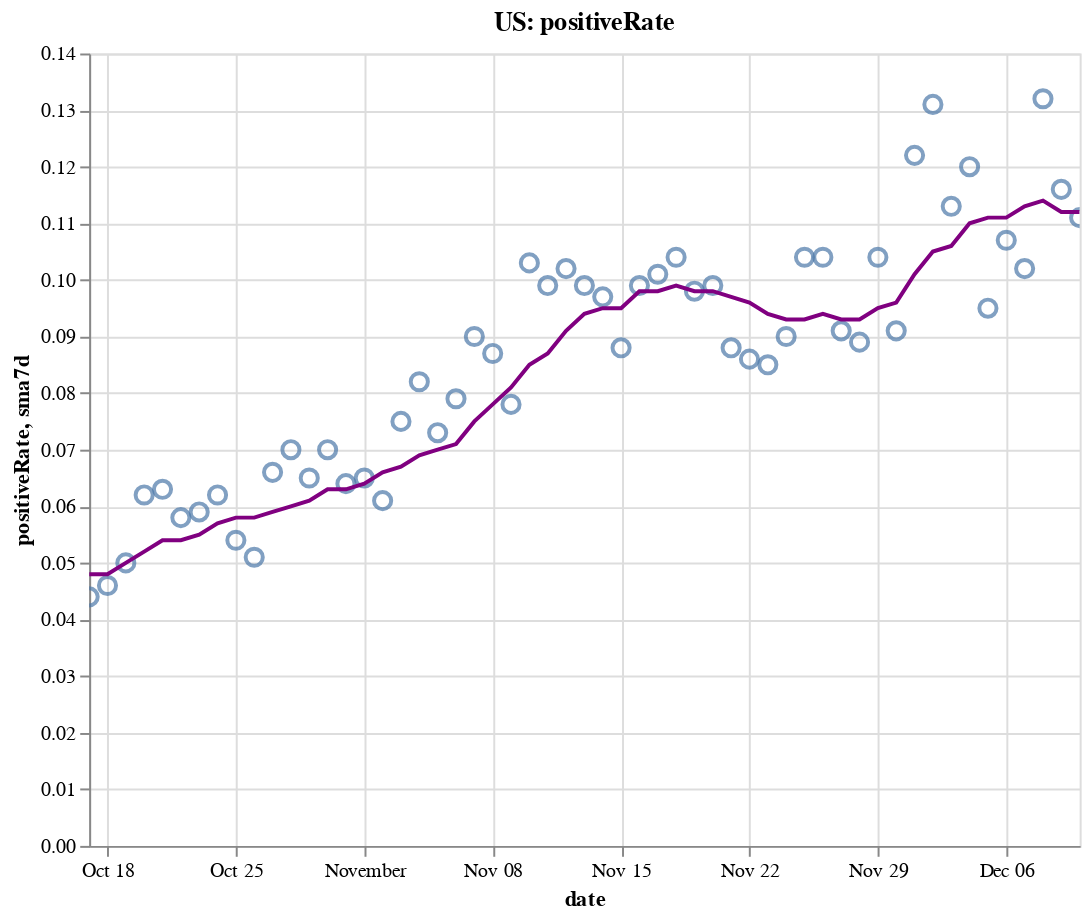

The cell this chart's notebook holds for it:
### Code cell
create_plot(us, 'positiveRate')

### Figure 1 — Vega-Lite specification as saved in the notebook (floating-point values rounded to 4 significant figures)
{"config": {"view": {"continuousWidth": 400, "continuousHeight": 300}}, "layer": [{"layer": [{"mark": {"type": "point", "size": 75}, "encoding": {"tooltip": [{"type": "temporal", "field": "date"}, {"type": "quantitative", "field": "positiveRate"}, {"type": "quantitative", "field": "sma7d"}], "x": {"type": "temporal", "field": "date"}, "y": {"type": "quantitative", "field": "positiveRate"}}, "selection": {"selector004": {"type": "interval", "bind": "scales", "encodings": ["x", "y"]}}}, {"mark": {"type": "line", "color": "purple"}, "encoding": {"x": {"type": "temporal", "field": "date"}, "y": {"type": "quantitative", "field": "sma7d"}}}]}, {"mark": {"type": "rule", "color": "#aaa"}, "encoding": {"x": {"type": "temporal", "field": "date"}}, "transform": [{"filter": {"selection": "selector003"}}]}, {"mark": "circle", "encoding": {"opacity": {"condition": {"value": 1, "selection": "selector003"}, "value": 0}, "tooltip": [{"type": "temporal", "field": "date"}, {"type": "quantitative", "field": "positiveRate"}, {"type": "quantitative", "field": "sma7d"}], "x": {"type": "temporal", "field": "date"}, "y": {"type": "quantitative", "field": "positiveRate"}}, "selection": {"selector003": {"type": "single", "encodings": ["x"], "on": "mouseover", "nearest": true, "empty": "none"}}}, {"mark": {"type": "text", "align": "left", "dx": 5, "dy": -5, "stroke": "white", "strokeWidth": 2}, "encoding": {"text": {"type": "quantitative", "field": "positiveRate"}, "tooltip": [{"type": "temporal", "field": "date"}, {"type": "quantitative", "field": "positiveRate"}, {"type": "quantitative", "field": "sma7d"}], "x": {"type": "temporal", "field": "date"}, "y": {"type": "quantitative", "field": "positiveRate"}}, "transform": [{"filter": {"selection": "selector003"}}]}, {"mark": {"type": "text", "align": "left", "dx": 5, "dy": -5}, "encoding": {"text": {"type": "quantitative", "field": "positiveRate"}, "tooltip": [{"type": "temporal", "field": "date"}, {"type": "quantitative", "field": "positiveRate"}, {"type": "quantitative", "field": "sma7d"}], "x": {"type": "temporal", "field": "date"}, "y": {"type": "quantitative", "field": "positiveRate"}}, "transform": [{"filter": {"selection": "selector003"}}]}], "data": {"name": "data-9023d6d77abe009b1982a4468d4201fe"}, "height": 400, "title": "US: positiveRate", "width": 500, "$schema": "https://vega.github.io/schema/vega-lite/v4.8.1.json", "datasets": {"data-9023d6d77abe009b1982a4468d4201fe": [{"date": "2020-10-17T00:00:00", "totalTestResultsIncrease": 1313000.0, "positiveIncrease": 57360.0, "death": 211100.0, "deathIncrease": 773.0, "positiveRate": 0.044, "state": "US", "sma7d": 0.048}, {"date": "2020-10-18T00:00:00", "totalTestResultsIncrease": 1059000.0, "positiveIncrease": 48280.0, "death": 211500.0, "deathIncrease": 402.0, "positiveRate": 0.046, "state": "US", "sma7d": 0.048}, {"date": "2020-10-19T00:00:00", "totalTestResultsIncrease": 1142000.0, "positiveIncrease": 57110.0, "death": 212000.0, "deathIncrease": 456.0, "positiveRate": 0.05, "state": "US", "sma7d": 0.05}, {"date": "2020-10-20T00:00:00", "totalTestResultsIncrease": 978100.0, "positiveIncrease": 60570.0, "death": 212800.0, "deathIncrease": 837.0, "positiveRate": 0.062, "state": "US", "sma7d": 0.052}, {"date": "2020-10-21T00:00:00", "totalTestResultsIncrease": 965900.0, "positiveIncrease": 60980.0, "death": 213800.0, "deathIncrease": 1019.0, "positiveRate": 0.063, "state": "US", "sma7d": 0.054}, {"date": "2020-10-22T00:00:00", "totalTestResultsIncrease": 1255000.0, "positiveIncrease": 73000.0, "death": 214900.0, "deathIncrease": 1126.0, "positiveRate": 0.058, "state": "US", "sma7d": 0.054}, {"date": "2020-10-23T00:00:00", "totalTestResultsIncrease": 1405000.0, "positiveIncrease": 82340.0, "death": 215900.0, "deathIncrease": 934.0, "positiveRate": 0.059, "state": "US", "sma7d": 0.055}, {"date": "2020-10-24T00:00:00", "totalTestResultsIncrease": 1342000.0, "positiveIncrease": 83320.0, "death": 216800.0, "deathIncrease": 890.0, "positiveRate": 0.062, "state": "US", "sma7d": 0.057}, {"date": "2020-10-25T00:00:00", "totalTestResultsIncrease": 1197000.0, "positiveIncrease": 64900.0, "death": 217100.0, "deathIncrease": 382.0, "positiveRate": 0.054, "state": "US", "sma7d": 0.058}, {"date": "2020-10-26T00:00:00", "totalTestResultsIncrease": 1215000.0, "positiveIncrease": 62540.0, "death": 217500.0, "deathIncrease": 402.0, "positiveRate": 0.051, "state": "US", "sma7d": 0.058}, {"date": "2020-10-27T00:00:00", "totalTestResultsIncrease": 1097000.0, "positiveIncrease": 72100.0, "death": 218500.0, "deathIncrease": 919.0, "positiveRate": 0.066, "state": "US", "sma7d": 0.059}, {"date": "2020-10-28T00:00:00", "totalTestResultsIncrease": 1129000.0, "positiveIncrease": 78790.0, "death": 219500.0, "deathIncrease": 1044.0, "positiveRate": 0.07, "state": "US", "sma7d": 0.06}, {"date": "2020-10-29T00:00:00", "totalTestResultsIncrease": 1355000.0, "positiveIncrease": 88730.0, "death": 220500.0, "deathIncrease": 1037.0, "positiveRate": 0.065, "state": "US", "sma7d": 0.061}, {"date": "2020-10-30T00:00:00", "totalTestResultsIncrease": 1389000.0, "positiveIncrease": 97260.0, "death": 221500.0, "deathIncrease": 947.0, "positiveRate": 0.07, "state": "US", "sma7d": 0.063}, {"date": "2020-10-31T00:00:00", "totalTestResultsIncrease": 1422000.0, "positiveIncrease": 90610.0, "death": 222500.0, "deathIncrease": 963.0, "positiveRate": 0.064, "state": "US", "sma7d": 0.063}, {"date": "2020-11-01T00:00:00", "totalTestResultsIncrease": 1136000.0, "positiveIncrease": 73870.0, "death": 222900.0, "deathIncrease": 395.0, "positiveRate": 0.065, "state": "US", "sma7d": 0.064}, {"date": "2020-11-02T00:00:00", "totalTestResultsIncrease": 1337000.0, "positiveIncrease": 82040.0, "death": 223300.0, "deathIncrease": 491.0, "positiveRate": 0.061, "state": "US", "sma7d": 0.066}, {"date": "2020-11-03T00:00:00", "totalTestResultsIncrease": 1159000.0, "positiveIncrease": 86720.0, "death": 224900.0, "deathIncrease": 1514.0, "positiveRate": 0.075, "state": "US", "sma7d": 0.067}, {"date": "2020-11-04T00:00:00", "totalTestResultsIncrease": 1257000.0, "positiveIncrease": 103400.0, "death": 226000.0, "deathIncrease": 1117.0, "positiveRate": 0.082, "state": "US", "sma7d": 0.069}, {"date": "2020-11-05T00:00:00", "totalTestResultsIncrease": 1596000.0, "positiveIncrease": 116500.0, "death": 227100.0, "deathIncrease": 1146.0, "positiveRate": 0.073, "state": "US", "sma7d": 0.07}, {"date": "2020-11-06T00:00:00", "totalTestResultsIncrease": 1593000.0, "positiveIncrease": 125800.0, "death": 228300.0, "deathIncrease": 1173.0, "positiveRate": 0.079, "state": "US", "sma7d": 0.071}, {"date": "2020-11-07T00:00:00", "totalTestResultsIncrease": 1438000.0, "positiveIncrease": 129300.0, "death": 229400.0, "deathIncrease": 1119.0, "positiveRate": 0.09, "state": "US", "sma7d": 0.075}, {"date": "2020-11-08T00:00:00", "totalTestResultsIncrease": 1267000.0, "positiveIncrease": 110300.0, "death": 229900.0, "deathIncrease": 496.0, "positiveRate": 0.087, "state": "US", "sma7d": 0.078}, {"date": "2020-11-09T00:00:00", "totalTestResultsIncrease": 1527000.0, "positiveIncrease": 119400.0, "death": 230500.0, "deathIncrease": 577.0, "positiveRate": 0.078, "state": "US", "sma7d": 0.081}, {"date": "2020-11-10T00:00:00", "totalTestResultsIncrease": 1280000.0, "positiveIncrease": 131200.0, "death": 231800.0, "deathIncrease": 1360.0, "positiveRate": 0.103, "state": "US", "sma7d": 0.085}, {"date": "2020-11-11T00:00:00", "totalTestResultsIncrease": 1457000.0, "positiveIncrease": 144900.0, "death": 233400.0, "deathIncrease": 1563.0, "positiveRate": 0.099, "state": "US", "sma7d": 0.087}, {"date": "2020-11-12T00:00:00", "totalTestResultsIncrease": 1498000.0, "positiveIncrease": 152000.0, "death": 234500.0, "deathIncrease": 1119.0, "positiveRate": 0.102, "state": "US", "sma7d": 0.091}, {"date": "2020-11-13T00:00:00", "totalTestResultsIncrease": 1731000.0, "positiveIncrease": 172200.0, "death": 235800.0, "deathIncrease": 1268.0, "positiveRate": 0.099, "state": "US", "sma7d": 0.094}, {"date": "2020-11-14T00:00:00", "totalTestResultsIncrease": 1689000.0, "positiveIncrease": 163600.0, "death": 237100.0, "deathIncrease": 1331.0, "positiveRate": 0.097, "state": "US", "sma7d": 0.095}, {"date": "2020-11-15T00:00:00", "totalTestResultsIncrease": 1633000.0, "positiveIncrease": 144500.0, "death": 237800.0, "deathIncrease": 687.0, "positiveRate": 0.088, "state": "US", "sma7d": 0.095}, {"date": "2020-11-16T00:00:00", "totalTestResultsIncrease": 1498000.0, "positiveIncrease": 148900.0, "death": 238400.0, "deathIncrease": 619.0, "positiveRate": 0.099, "state": "US", "sma7d": 0.098}, {"date": "2020-11-17T00:00:00", "totalTestResultsIncrease": 1548000.0, "positiveIncrease": 156800.0, "death": 240000.0, "deathIncrease": 1555.0, "positiveRate": 0.101, "state": "US", "sma7d": 0.098}, {"date": "2020-11-18T00:00:00", "totalTestResultsIncrease": 1583000.0, "positiveIncrease": 164000.0, "death": 241900.0, "deathIncrease": 1864.0, "positiveRate": 0.104, "state": "US", "sma7d": 0.099}, {"date": "2020-11-19T00:00:00", "totalTestResultsIncrease": 1865000.0, "positiveIncrease": 182900.0, "death": 243800.0, "deathIncrease": 1967.0, "positiveRate": 0.098, "state": "US", "sma7d": 0.098}, {"date": "2020-11-20T00:00:00", "totalTestResultsIncrease": 1957000.0, "positiveIncrease": 192800.0, "death": 245700.0, "deathIncrease": 1884.0, "positiveRate": 0.099, "state": "US", "sma7d": 0.098}, {"date": "2020-11-21T00:00:00", "totalTestResultsIncrease": 2046000.0, "positiveIncrease": 179800.0, "death": 247200.0, "deathIncrease": 1512.0, "positiveRate": 0.088, "state": "US", "sma7d": 0.097}, {"date": "2020-11-22T00:00:00", "totalTestResultsIncrease": 1760000.0, "positiveIncrease": 150900.0, "death": 248100.0, "deathIncrease": 898.0, "positiveRate": 0.086, "state": "US", "sma7d": 0.096}, {"date": "2020-11-23T00:00:00", "totalTestResultsIncrease": 1771000.0, "positiveIncrease": 151000.0, "death": 249100.0, "deathIncrease": 955.0, "positiveRate": 0.085, "state": "US", "sma7d": 0.094}, {"date": "2020-11-24T00:00:00", "totalTestResultsIncrease": 1851000.0, "positiveIncrease": 167100.0, "death": 251100.0, "deathIncrease": 2066.0, "positiveRate": 0.09, "state": "US", "sma7d": 0.093}, {"date": "2020-11-25T00:00:00", "totalTestResultsIncrease": 1773000.0, "positiveIncrease": 183700.0, "death": 253400.0, "deathIncrease": 2289.0, "positiveRate": 0.104, "state": "US", "sma7d": 0.093}, {"date": "2020-11-26T00:00:00", "totalTestResultsIncrease": 1218000.0, "positiveIncrease": 126400.0, "death": 254800.0, "deathIncrease": 1336.0, "positiveRate": 0.104, "state": "US", "sma7d": 0.094}, {"date": "2020-11-27T00:00:00", "totalTestResultsIncrease": 2131000.0, "positiveIncrease": 193700.0, "death": 256100.0, "deathIncrease": 1372.0, "positiveRate": 0.091, "state": "US", "sma7d": 0.093}, {"date": "2020-11-28T00:00:00", "totalTestResultsIncrease": 1740000.0, "positiveIncrease": 154600.0, "death": 257400.0, "deathIncrease": 1245.0, "positiveRate": 0.089, "state": "US", "sma7d": 0.093}, {"date": "2020-11-29T00:00:00", "totalTestResultsIncrease": 1298000.0, "positiveIncrease": 135200.0, "death": 258200.0, "deathIncrease": 803.0, "positiveRate": 0.104, "state": "US", "sma7d": 0.095}, {"date": "2020-11-30T00:00:00", "totalTestResultsIncrease": 1619000.0, "positiveIncrease": 147600.0, "death": 259300.0, "deathIncrease": 1136.0, "positiveRate": 0.091, "state": "US", "sma7d": 0.096}, {"date": "2020-12-01T00:00:00", "totalTestResultsIncrease": 1445000.0, "positiveIncrease": 176800.0, "death": 261800.0, "deathIncrease": 2473.0, "positiveRate": 0.122, "state": "US", "sma7d": 0.101}, {"date": "2020-12-02T00:00:00", "totalTestResultsIncrease": 1497000.0, "positiveIncrease": 195900.0, "death": 264500.0, "deathIncrease": 2733.0, "positiveRate": 0.131, "state": "US", "sma7d": 0.105}, {"date": "2020-12-03T00:00:00", "totalTestResultsIncrease": 1862000.0, "positiveIncrease": 210300.0, "death": 267200.0, "deathIncrease": 2706.0, "positiveRate": 0.113, "state": "US", "sma7d": 0.106}, {"date": "2020-12-04T00:00:00", "totalTestResultsIncrease": 1880000.0, "positiveIncrease": 224900.0, "death": 269800.0, "deathIncrease": 2563.0, "positiveRate": 0.12, "state": "US", "sma7d": 0.11}, {"date": "2020-12-05T00:00:00", "totalTestResultsIncrease": 2232000.0, "positiveIncrease": 212900.0, "death": 272300.0, "deathIncrease": 2461.0, "positiveRate": 0.095, "state": "US", "sma7d": 0.111}, {"date": "2020-12-06T00:00:00", "totalTestResultsIncrease": 1661000.0, "positiveIncrease": 177800.0, "death": 273400.0, "deathIncrease": 1146.0, "positiveRate": 0.107, "state": "US", "sma7d": 0.111}, {"date": "2020-12-07T00:00:00", "totalTestResultsIncrease": 1773000.0, "positiveIncrease": 180200.0, "death": 274700.0, "deathIncrease": 1347.0, "positiveRate": 0.102, "state": "US", "sma7d": 0.113}, {"date": "2020-12-08T00:00:00", "totalTestResultsIncrease": 1628000.0, "positiveIncrease": 215300.0, "death": 277400.0, "deathIncrease": 2655.0, "positiveRate": 0.132, "state": "US", "sma7d": 0.114}, {"date": "2020-12-09T00:00:00", "totalTestResultsIncrease": 1822000.0, "positiveIncrease": 211000.0, "death": 280500.0, "deathIncrease": 3088.0, "positiveRate": 0.116, "state": "US", "sma7d": 0.112}, {"date": "2020-12-10T00:00:00", "totalTestResultsIncrease": 1941000.0, "positiveIncrease": 215000.0, "death": 283400.0, "deathIncrease": 3062.0, "positiveRate": 0.111, "state": "US", "sma7d": 0.112}]}}
